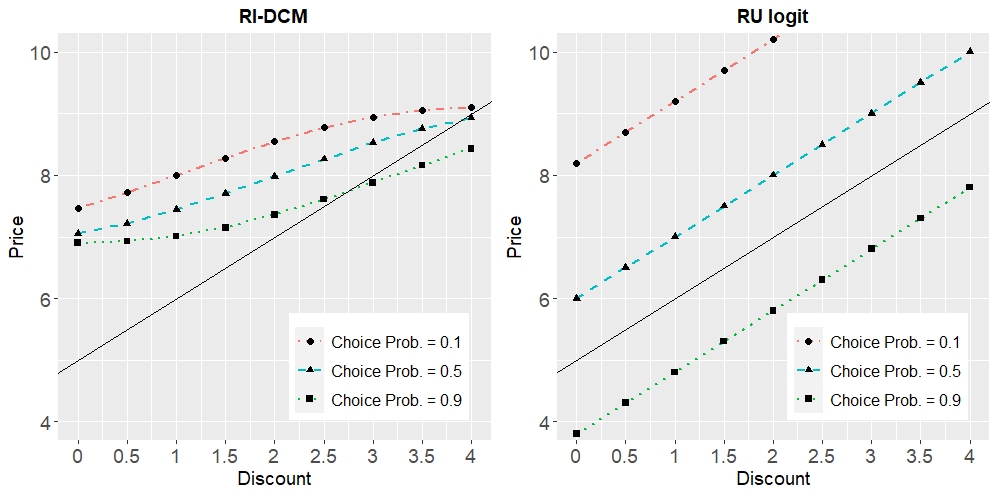

Generate this figure with R:
rm(list = ls())
setwd("C:/Users/Matteo/Desktop/RI/Plots and Tables")
#setwd("C:/Users/Matteo/Desktop/RI/R-codes/R_Files")

source("RICBC_choice_sets_and_incentives.R")
source("RICBC_RI_SC_Choice.R")

set.seed(66)
library(ggplot2)
library(gridExtra)




beta.vec <- c(6, -1,1)
lambda <- 0.5 #lambda is the parameter that governs the distance between choice probs

p<-seq(4,12, by=0.01)#vector of prices to observe changes in choice probs
choice.set.size<-2#size of choice set

N = length(p)

#discount levels
rho<-c(0,0.5,1,1.5,2,2.5,3,3.5,4)
rho.prob <- rep(1, length(rho))/length(rho)

#creating space for choice probabilities
choice.probs1<-matrix(rep(0,N*(choice.set.size+1)),ncol=choice.set.size+1) 
choice.probs1[,1]=p #collecting prices and choice probs 
statedepprobs1<-array(rep(0,N*choice.set.size*length(rho)), dim=c(N,choice.set.size,length(rho)))


#calculating RI choice probs
for(i in 1:N){
  
  X <- matrix(c(1,0,p[i],0), ncol=length(beta.vec)-1) #fixed design matrix
  
  states.and.prior <- CreateStatesAndPrior(X, beta.vec, rho, rho.prob)
  
  choice.probs.output <- CalcChoiceProbsUnderRIWithShannon(
    Omega = states.and.prior[[1]],
    mu = states.and.prior[[2]],
    lambda = lambda,
    max.iter = 10^7,
    precision = 10^(-10)     
  )
  choice.probs1[i,2:3]=choice.probs.output$`Choice Probabilities`
  statedepprobs1[i,,]=choice.probs.output$`State Dependent Choice Probabilities`
  
}

# Collecting price levels to achieve fixed choice probability in a given state
# (level of rho) from RI.

#cond choice prob 0.1
index01<-c()
for (i in 1:length(rho)){
  index01[i]<-which(statedepprobs1[,1,i]<0.11 & statedepprobs1[,1,i]>0.09)
}
#index01[9]<-411
#index01[9]<-447

plotps01<-p[index01] 

#cond choice prob 0.5
index05<-c()
for (i in 1:length(rho)){
  index05[i]<-which(statedepprobs1[,1,i]<0.51 & statedepprobs1[,1,i]>0.49)
  #which(x<0.51 & x > 0.49)
}
plotps05<-p[index05]

#cond choice prob 0.9
index09<-c()
for (i in 1:length(rho)){
  index09[i]<-which(statedepprobs1[,1,i]<0.91 & statedepprobs1[,1,i]>0.89)
  #which(round(statedepprobs1[,1,i],2)==0.9)
}
plotps09<-p[index09]


# Calculating price levels to achieve fixed choice probability in a given state
# (level of rho)

f<-function(x, utility, prob){ #function to evaluate price levels X 
  (exp(utility-x))/(exp(utility-x)+1)-prob
}

#cond choice prob 0.1
logit01<-c()
for (i in 1:length(plotps01)){
  logit01[i]<-uniroot(f,c(-100,100), utility=beta.vec[1]+rho[i], prob=0.1)$root
}


#cond choice prob 0.5
logit05<-c()
for (i in 1:length(plotps05)){
  logit05[i]<-uniroot(f,c(-100,100), utility=beta.vec[1]+rho[i], prob=0.5)$root
}

#cond choice prob 0.9

logit09<-c()
for (i in 1:length(plotps09)){
  logit09[i]<-uniroot(f,c(-100,100), utility=beta.vec[1]+rho[i], prob=0.9)$root
}

#we get negative prices here, we set them to zero
#for (i in 1:length(logit09)){
#if (logit09[i]<=0){
#  logit09[i] = NA
#}
#}  



#plotting results
#RI results
g<-list("Price"=c(plotps01,plotps05,plotps09),"Discount"=rho,
        "Type"=c(rep("Choice Prob. = 0.1",length(plotps01)),
                 #rep("Choice Prob. = 0.25",length(plotps01)),
                 rep("Choice Prob. = 0.5",length(plotps01)),
                 rep("Choice Prob. = 0.9", length(plotps01)) )
        #                 rep("Choice Prob. = 0.75",length(plotps01)))
)
df<-data.frame(g)

test1<-ggplot(data=df, aes(x=Discount,y=Price,color=Type,linetype=Type))+
  geom_line( size=1) + 
  geom_point(aes(x = Discount, y = Price, shape=Type), size=2, color="black")+
  ggtitle("RI-DCM")+
  geom_abline(intercept = 5, slope=1)+
  scale_linetype_manual(values=c("dotdash","dashed","dotted"))+#,"dotdash"))+
  scale_color_manual(values=c( "#F8766D","#00BFC4","#00BA38"))+#,"black"))+
  # geom_line(aes(y =diff2, colour="Larger Range"), size=1) + 
  labs(x="Discount",y="Price")+
  theme(axis.text=element_text(size=14),
        axis.title=element_text(size=14),
        legend.title = element_blank(),
        legend.position = c(.95, .05),
        legend.justification = c("right", "bottom"),
        legend.box.just = "right",
        legend.margin = margin(5, 5, 5, 5),
        legend.text = element_text(size=12),
        legend.key.size = unit(1.5, "lines"),
        plot.title = element_text(hjust = 0.5, size= 14, face = "bold"))+
  coord_cartesian( ylim = c(4, 10))+
  scale_x_continuous("Discount", labels = as.character(rho), breaks = rho)

#Logit Results
g<-list("Price"=c(logit01,logit05,logit09),"Discount"=rho,
        "Type"=c(rep("Choice Prob. = 0.1",length(plotps01)),
                 #rep("Choice Prob. = 0.25",length(plotps01)),
                 rep("Choice Prob. = 0.5",length(plotps01)),
                 #rep("Choice Prob. = 0.75",length(plotps01)))
                 rep("Choice Prob. = 0.9",length(plotps01)))
)
df<-data.frame(g)

test2<-ggplot(data=df, aes(x=Discount,y=Price,color=Type,linetype=Type))+
  geom_line( size=1) + 
  geom_point(aes(x = Discount, y = Price, shape=Type), size=2, color="black")+
  
  ggtitle("RU logit")+
  geom_abline(intercept = 5, slope=1)+
  scale_linetype_manual(values=c("dotdash","dashed","dotted"))+
  scale_color_manual(values=c( "#F8766D","#00BFC4","#00BA38"))+
  # geom_line(aes(y =diff2, colour="Larger Range"), size=1) + 
  labs(x="Discount",y="Price")+
  theme(axis.text=element_text(size=14),
        axis.title=element_text(size=14),
        legend.title = element_blank(),
        legend.position = c(.95, .05),
        legend.justification = c("right", "bottom"),
        legend.box.just = "right",
        legend.margin = margin(5, 5, 5, 5),
        legend.text = element_text(size=12),
        legend.key.size = unit(1.5, "lines"),
        plot.title = element_text(hjust = 0.5, size= 14, face = "bold"))+
  coord_cartesian( ylim = c(4, 10))+
  scale_x_continuous("Discount", labels = as.character(rho), breaks = rho)





windows(height=4.5, width=9)
par(mfrow=c(1,2))
grid.arrange(test1,test2,ncol=2)
